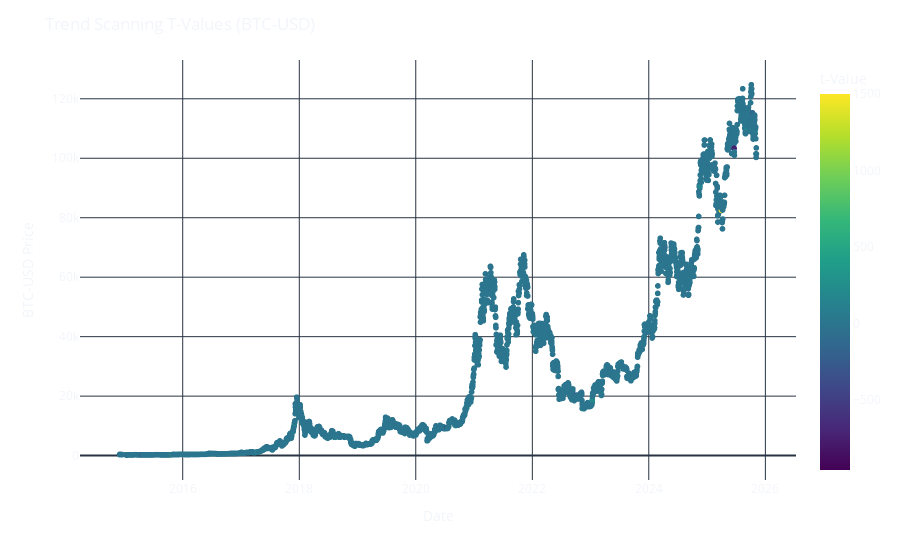

Notebook cell for this chart:
### Code cell
# Plot the t-Values to see the *significance* of the trend (with Plotly)
trends['t-Value'] = trends['t-Value'].astype('float64')
fig = px.scatter(trends, y='Close', color='t-Value', color_continuous_scale=px.colors.sequential.Viridis) 
update_figure_layout(fig, 'Trend Scanning T-Values (BTC-USD)', 'Date', 'BTC-USD Price')

# Finalize plot: Save if enabled, then show
filename = "labeling_06_trend_scanning_tvalues.png"
if SAVE_PLOTS:
    full_path = os.path.join(SAVE_DIR, filename)
    fig.write_image(full_path, width=1200, height=700) 
    print(f"Figure saved to: {full_path}")

fig.show()

### Figure 1 — Plotly figure (JSON) as saved in the notebook; plotly's stock layout.template omitted (floating-point values rounded to 4 significant figures; data arrays with more than 128 entries replaced by an {"elided": "..."} marker saying what was removed)
{"data": [{"hovertemplate": "index=%{x}<br>Close=%{y}<br>t-Value=%{marker.color}<extra></extra>", "legendgroup": "", "marker": {"color": {"elided": "3959 float values"}, "coloraxis": "coloraxis", "symbol": "circle"}, "mode": "markers", "name": "", "showlegend": false, "type": "scattergl", "x": {"elided": "3959 str values"}, "xaxis": "x", "y": {"elided": "3959 float values"}, "yaxis": "y"}], "layout": {"coloraxis": {"colorbar": {"title": {"text": "t-Value"}}, "colorscale": [[0, "#440154"], [0.1111, "#482878"], [0.2222, "#3e4989"], [0.3333, "#31688e"], [0.4444, "#26828e"], [0.5556, "#1f9e89"], [0.6667, "#35b779"], [0.7778, "#6ece58"], [0.8889, "#b5de2b"], [1, "#fde725"]]}, "legend": {"tracegroupgap": 0, "x": 1, "xanchor": "auto", "y": 1, "yanchor": "auto"}, "margin": {"t": 60}, "paper_bgcolor": "rgba(0,0,0,0)", "plot_bgcolor": "rgba(0,0,0,0)", "title": {"text": "Trend Scanning T-Values (BTC-USD)"}, "xaxis": {"anchor": "y", "domain": [0, 1], "title": {"text": "Date"}}, "yaxis": {"anchor": "x", "domain": [0, 1], "title": {"text": "BTC-USD Price"}}}}
